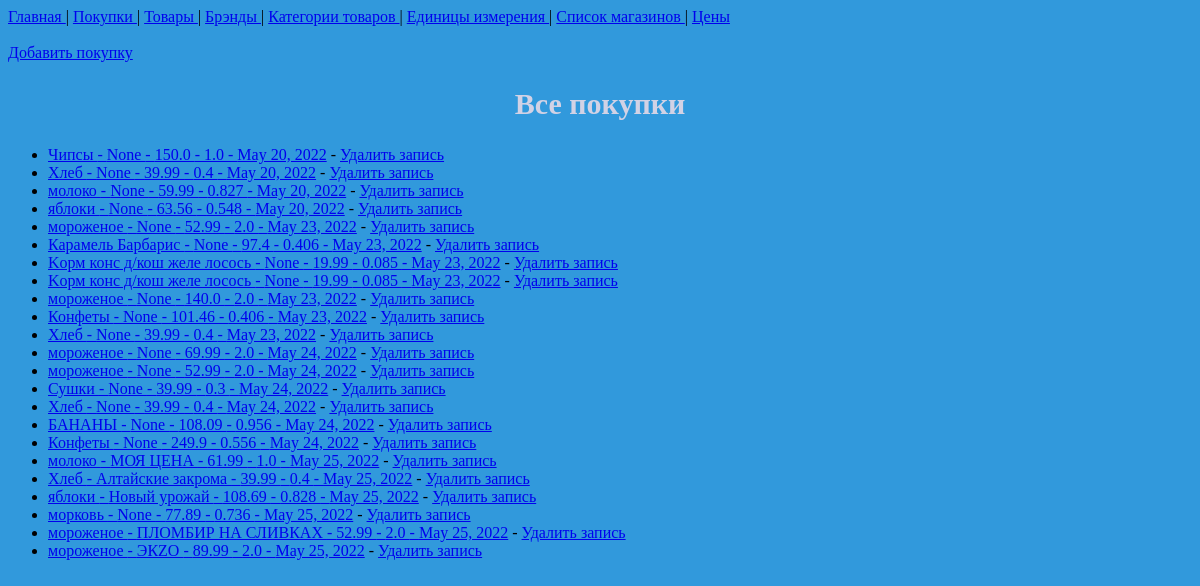
The page /buy/ on the database as committed earlier.
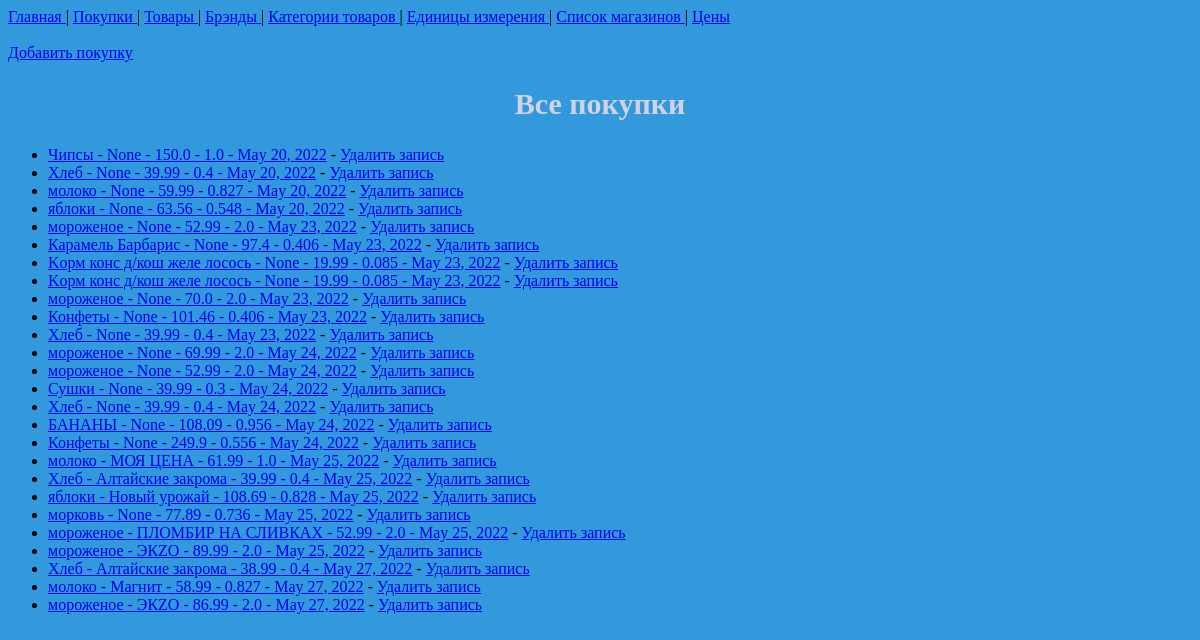
The same page on the database as committed later.
### buy/models.py (models this page shows, shortened)
class Buy(models.Model):
    product = models.ForeignKey(Product, on_delete=models.PROTECT)
    amount = models.FloatField(validators=[MinValueValidator(0), ])
    date = models.DateField()
    unit = models.ForeignKey(Unit, on_delete=models.PROTECT)
    magazine = models.ForeignKey(Magazine, models.PROTECT)
    price = models.FloatField(validators=[MinValueValidator(0), ])
    brand = models.ForeignKey(Brand, models.PROTECT, null=True, blank=True)
    def get_url(self):
        return reverse('update-buy', args=[self.id])
    def del_url(self):
        return reverse('del-buy', args=[self.id])

class Product(models.Model):
    name = models.CharField(max_length=100)
    category = models.ForeignKey(Category, models.PROTECT, null=True, blank=True)
    def __str__(self):
        return self.name

class Brand(models.Model):
    name = models.CharField(max_length=40)
    def __str__(self):
        return self.name

### buy/views.py (the view)
# urls.py: path('buy/', views.ListBuy.as_view(), name='list-buy'),
class ListBuy(ListView):
    template_name = 'buy/list_buy.html'
    model = Buy

### buy/templates/buy/list_buy.html (shortened to what this page needs)
{% extends 'buy/base.html' %}
{% block content %}
    {% include 'includes/navbar.html' %}
    <br>
    <a href=" {% url 'create-buy' %} " > Добавить покупку </a>
    <h2>Все покупки </h2>
    <ul>
        {% for buy in object_list %}
            <li> <a href="{{ buy.get_url }}"> {{ buy.product }} - {{ buy.brand }} - {{ buy.price }} - {{ buy.amount }} - {{ buy.date }}</a> - <a href=" {{ buy.del_url }} ">Удалить запись</a></li>
        {% endfor %}
    </ul>
{% endblock %}

### buy/templates/buy/base.html (shortened to what this page needs)
{% load static %}
<!DOCTYPE html>
<html lang="en">
<head>
    <link rel="stylesheet" href=" {% static 'css/base.css' %} ">
</head>
<body>
{% block content %}
{% endblock %}
</body>
</html>

### buy/templates/includes/navbar.html
<nav>
    <a href=" {% url 'index' %}"> Главная </a>|
    <a href="{% url 'list-buy' %}"> Покупки </a>|
    <a href="{% url 'list-product' %}"> Товары </a>|
    <a href="{% url 'list-brand' %}"> Брэнды </a>|
    <a href="{% url 'list-category' %}"> Категории товаров </a>|
    <a href="{% url 'list-unit' %}"> Единицы измерения </a>|
    <a href="{% url 'list-magazine' %}"> Список магазинов </a>|
    <a href="{% url 'list-price' %}"> Цены </a>
</nav>

### static/css/base.css (style rules this page uses)
html { background-color: #3199dc; }
h2 { color: #d2d2e5; text-align: center; font-family: "Comic Sans MS", "Comic Sans", cursive; font-size: 30px; }

Rows that differ between the two databases and show on the page:
changed Buy (number 9 of 26 on the later page): price "140.0" → "70.0"
added Buy: product "Хлеб", brand "Алтайские закрома", price "38.99", amount "0.4", date "May 27, 2022"
added Buy: product "молоко", brand "Магнит", price "58.99", amount "0.827", date "May 27, 2022"
added Buy: product "мороженое", brand "ЭКZО", price "86.99", amount "2.0", date "May 27, 2022"
